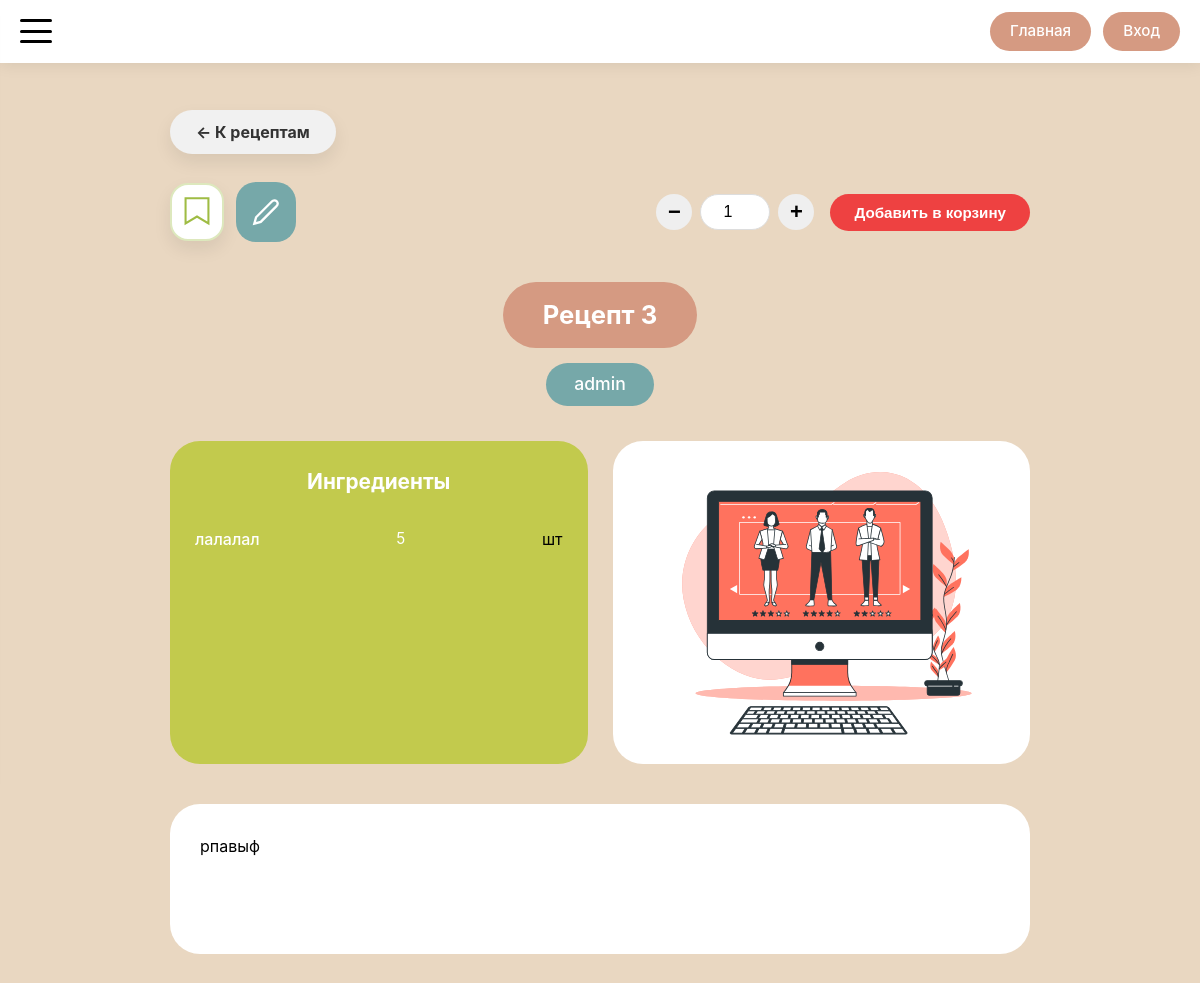
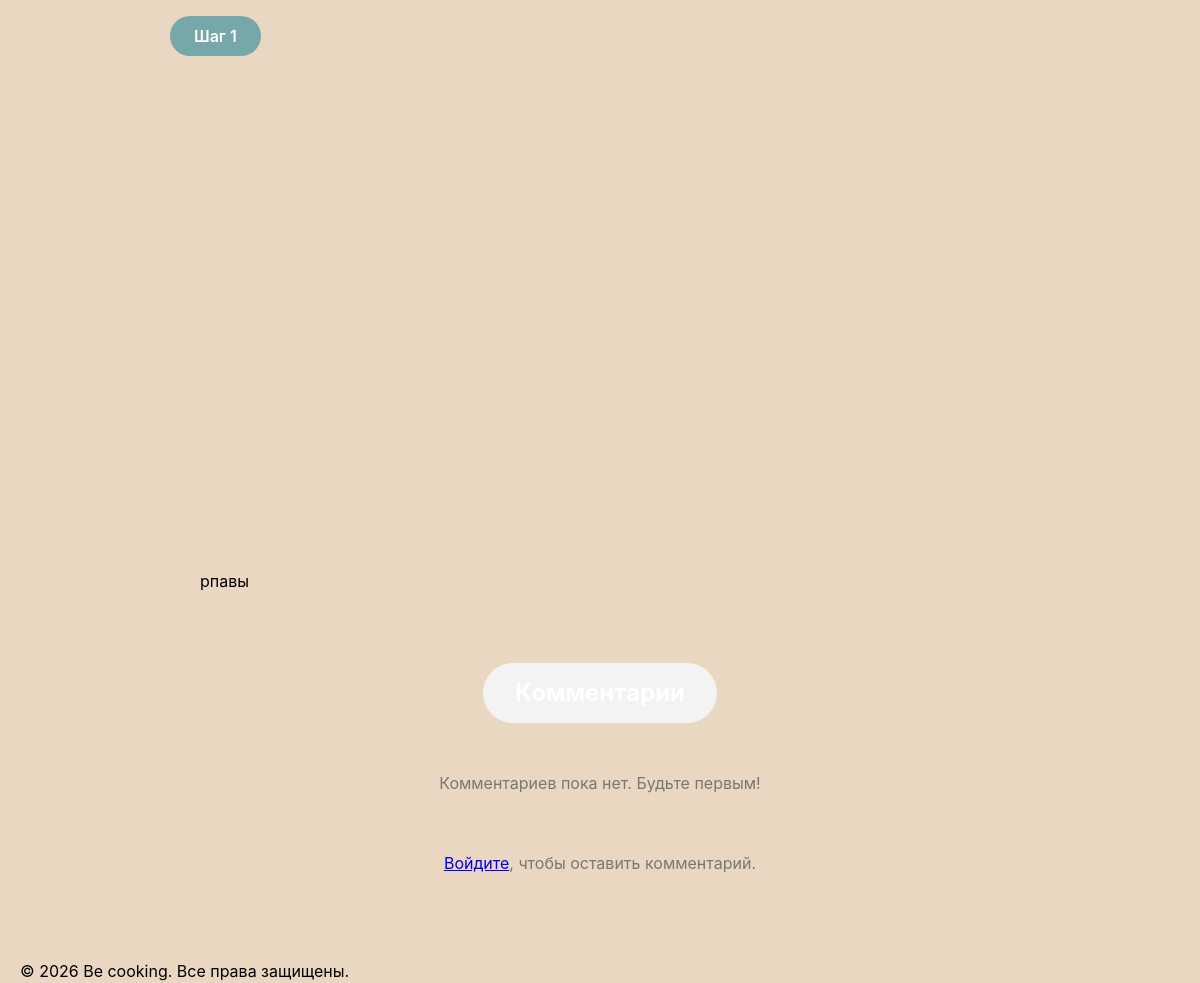
/recipes/3, run on an earlier commit of the app's database (2 pictures, top to bottom).
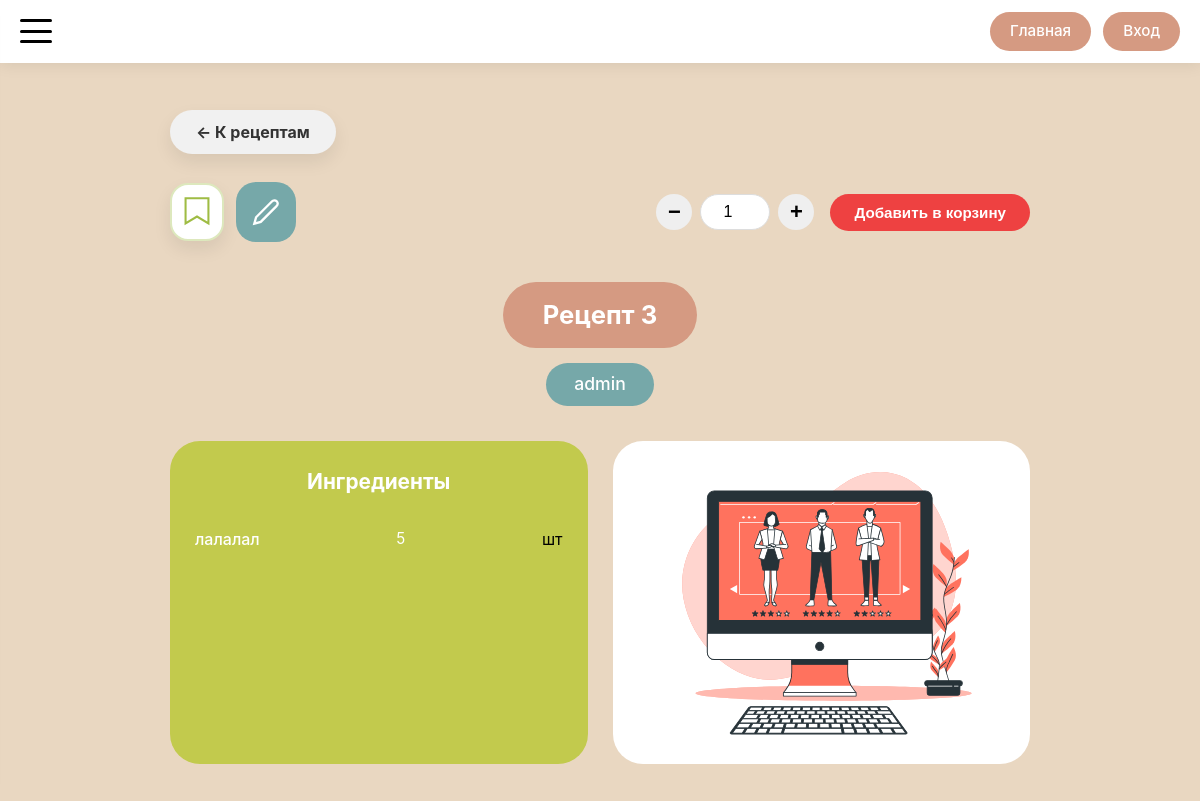
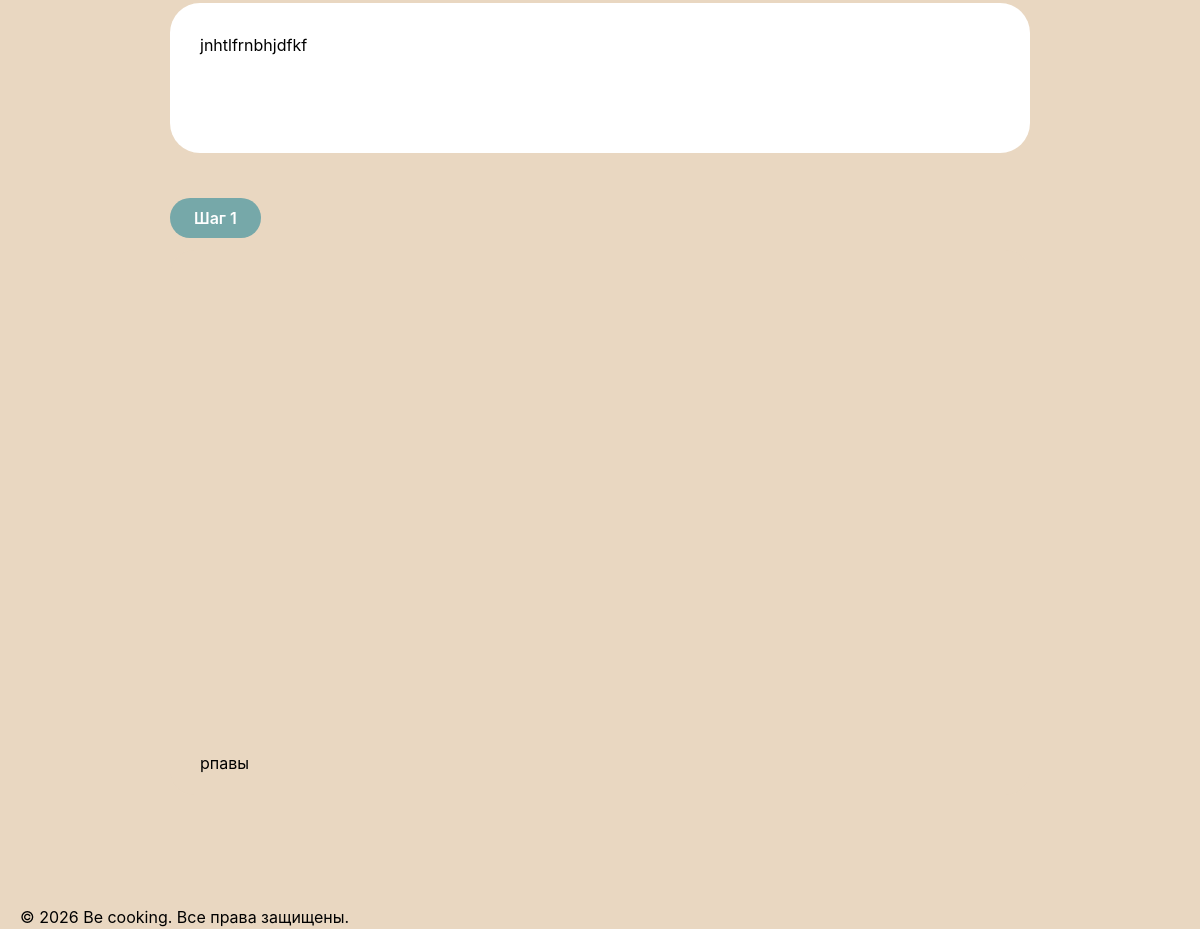
And on a later commit of the database (2 pictures, top to bottom).
### models.py (models this page shows)
class Recipe(db.Model):
    __tablename__ = 'recipe'
    id = db.Column(db.Integer, primary_key=True)
    title = db.Column(db.String(200), nullable=False)
    description = db.Column(db.Text)
    author_id = db.Column(db.Integer, db.ForeignKey('user.id'), nullable=False)
    status = db.Column(db.Enum(RecipeStatusEnum), nullable=False, default=RecipeStatusEnum.PENDING)
    created_at = db.Column(db.DateTime, default=datetime.utcnow)
    updated_at = db.Column(db.DateTime, default=datetime.utcnow, onupdate=datetime.utcnow)
    main_image_url = db.Column(db.String(300))
    ingredients = db.Column(db.JSON)  # В SQLAlchemy JSON может хранить массивы
    steps = db.relationship('RecipeStep', backref='recipe', lazy='dynamic', cascade='all, delete-orphan')
    comments = db.relationship('Comment', backref='recipe', lazy='dynamic', cascade='all, delete-orphan')
    notes = db.relationship('Note', backref='recipe', lazy='dynamic', cascade='all, delete-orphan')
    favorites = db.relationship('Favorite', backref='recipe', lazy='dynamic', cascade='all, delete-orphan')
    cart_items = db.relationship('CartItem', backref='recipe', lazy='dynamic', cascade='all, delete-orphan')

class RecipeStep(db.Model):
    __tablename__ = 'recipe_step'
    id = db.Column(db.Integer, primary_key=True)
    recipe_id = db.Column(db.Integer, db.ForeignKey('recipe.id'), nullable=False)
    step_number = db.Column(db.Integer, nullable=False)
    text = db.Column(db.Text, nullable=False)
    image_url = db.Column(db.String(300))
    __table_args__ = (
        db.UniqueConstraint('recipe_id', 'step_number', name='unique_recipe_step'),
    )

### routes/recipe_routes.py (the view, shortened to what this page needs)
@app.route('/recipes/<int:recipe_id>')
def recipe_detail(recipe_id):
    recipe = Recipe.query.get_or_404(recipe_id)
    is_favorite = False
    cart_servings = 1
    is_in_cart = False
    comments_allowed = recipe.status == RecipeStatusEnum.PUBLISHED
    comments = get_recipe_comments(recipe.id)
    return render_template(
        'recipes/recipe_detail.html',
        recipe=recipe,
        is_favorite=is_favorite,
        cart_servings=cart_servings,
        is_in_cart=is_in_cart,
        comments=comments,
        comments_allowed=comments_allowed
    )

### app.py (called while the page is built)
@app.context_processor
def inject_enums():
    return dict(UserRoleEnum=UserRoleEnum)

### routes/recipe_routes.py (called while the page is built)
def get_recipe_comments(recipe_id):
    comments = (
        Comment.query
        .filter_by(recipe_id=recipe_id)
        .order_by(Comment.created_at.asc())
        .all()
    )
    for comment in comments:
        if comment.created_at and comment.updated_at:
            comment.is_edited = (comment.updated_at - comment.created_at).total_seconds() > 1
        else:
            comment.is_edited = False
    return comments

### templates/recipes/recipe_detail.html (shortened to what the changed rows need)
{% extends 'base/base.html' %}
{% block main_class %}recipe-detail-main{% endblock %}
{% block container_class %}recipe-detail-container{% endblock %}
{% block content %}
{% with back_url=url_for('recipes'), back_text='К рецептам', back_class='recipe-back-btn' %}
{% include 'components/_back_button.html' %}
{% endwith %}
<div class="recipe-actions-bar">
    <form action="{{ url_for('toggle_favorite', recipe_id=recipe.id) }}" method="POST">
    </form>
    <a href="{{ url_for('recipe_notes', recipe_id=recipe.id) }}" class="recipe-notes-icon" title="Мои заметки">
    </a>
    <div class="recipe-action-buttons">
    </div>
</div>
<div class="recipe-info-block">
    <div class="recipe-title-wrapper">
        <div class="recipe-title-pill">{{ recipe.title }}</div>
    </div>
    <div class="recipe-author-wrapper">
    </div>
    <div class="recipe-ingredients-photo-row">
        <div class="recipe-ingredients-box">
            <ul class="recipe-ingredients-list">
                {% for ingredient in recipe.ingredients %}
                <li class="recipe-ingredient-item">
                    <span class="ingredient-name">{{ ingredient.name }}</span>
                    <span class="ingredient-amount">{{ ingredient.amount }}</span>
                    <span class="ingredient-unit">{{ ingredient.unit }}</span>
                </li>
                {% endfor %}
            </ul>
        </div>
        {% if recipe.main_image_url %}
        <div class="recipe-photo-box">
            <div class="recipe-photo-inner">
                <img src="{{ recipe.main_image_url }}"
                     alt="{{ recipe.title }}">
            </div>
        </div>
        {% endif %}
    </div>
</div>
<div class="recipe-description-block">
    <div class="recipe-description-card">
        <div class="recipe-description-content">{{ recipe.description|safe }}</div>
    </div>
</div>
<div class="recipe-steps-block">
    {% for step in recipe.steps %}
    {% set step_index = loop.index %}
    {% include 'components/_step_block.html' with context %}
    {% endfor %}
</div>
{% if comments_allowed %}
{% include 'components/_comments_list.html' %}
{% if current_user.is_authenticated %}
<form action="{{ url_for('add_recipe_comment', recipe_id=recipe.id) }}" method="POST" class="recipe-footer-panel">
    <input type="hidden" name="next" value="{{ request.path }}">
    <div class="footer-input-wrapper">
        <input
                type="text"
                name="text"
                class="footer-comment-input"
                placeholder="Ввести комментарий..."
                required
        >
    </div>
    <div class="footer-submit-wrapper">
        <button type="submit" class="footer-submit-btn">
            Опубликовать
        </button>
    </div>
</form>
{% else %}
<div class="comment-login-hint">
    <a href="{{ url_for('auth') }}">Войдите</a>, чтобы оставить комментарий.
</div>
{% endif %}
{% endif %}
{% endblock %}

### templates/components/_step_block.html (shortened to what this page needs)
<div class="recipe-step-item">
    <div class="step-number-pill">Шаг {{ step_index }}</div>
    <div class="step-card">
        <div class="step-image">
        </div>
        <div class="step-text">{{ step.text }}</div>
    </div>
</div>

What changed in the data, as far as the page shows it:
changed Recipe "Рецепт 3": description "рпавыф" → "jnhtlfrnbhjdfkf"
Also different on the page:
text no longer shown: "Комментариев пока нет. Будьте первым! Войдите , чтобы оставить комментарий."
